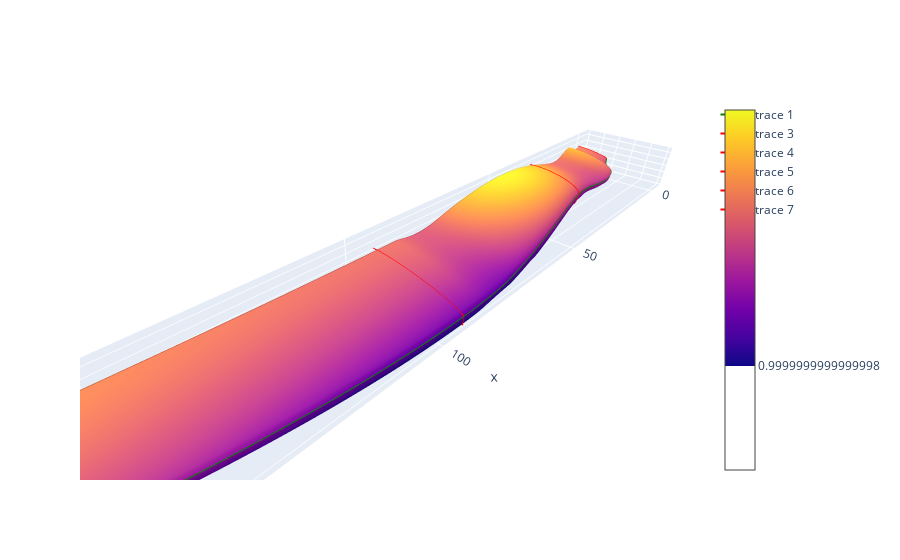

Notebook code cell kept with this figure:
### Code cell
# Surface from model
trace = go.Surface(x=x, y=y, z=z, showscale=False)

# Bezier apex curve evaluation points
curvepts = np.array(curve.evalpts)
line = go.Scatter3d(x=curvepts[:, 0], y=curvepts[:, 1], z=curvepts[:, 2], mode='lines', line_color="green")

# Apex and apex normals from model
apexpts = np.array(apex_points)
apexnm = np.array(apex_normals)
cones = go.Cone(
    x=apexpts[:, 0], y=apexpts[:, 1], z=apexpts[:, 2],
    u=apexnm[:, 0], v=apexnm[:, 1], w=apexnm[:, 2],
    sizemode="absolute", sizeref=2)

# Slices
slice_lines = []
for s in board.bezier_slices:
    x_pos = s.position
    if x_pos <= board_length:
        rocker = board.get_rocker_at_pos(x_pos)
        slicepts = np.array([(x_pos, evalpt[0], evalpt[1]+rocker) for curve in s.curves for evalpt in curve.curve.evalpts])
        slice_lines.append(go.Scatter3d(x=slicepts[:, 0], y=slicepts[:, 1], z=slicepts[:, 2], mode='lines', line_color="red"))

layout = go.Layout(scene=dict(aspectmode='data'))
fig = go.Figure(data=[trace, line, cones] + slice_lines, layout=layout)
pio.show(fig)
